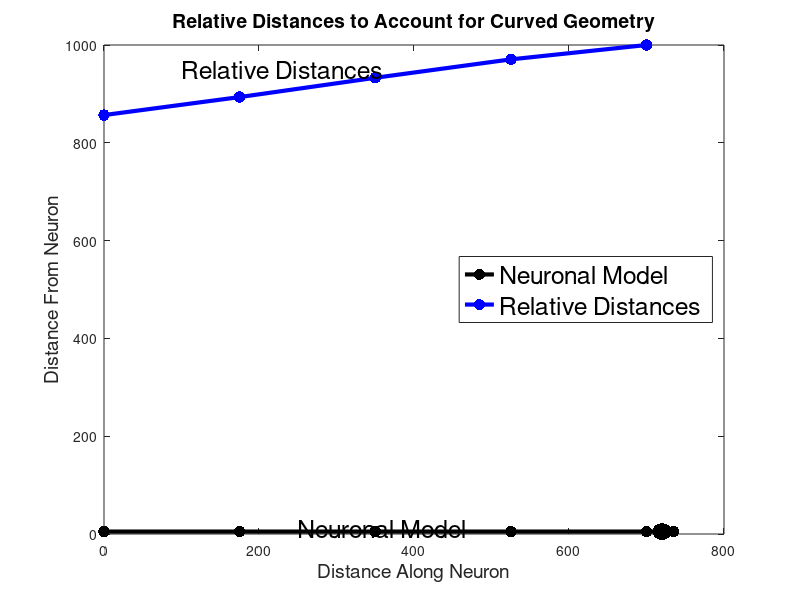
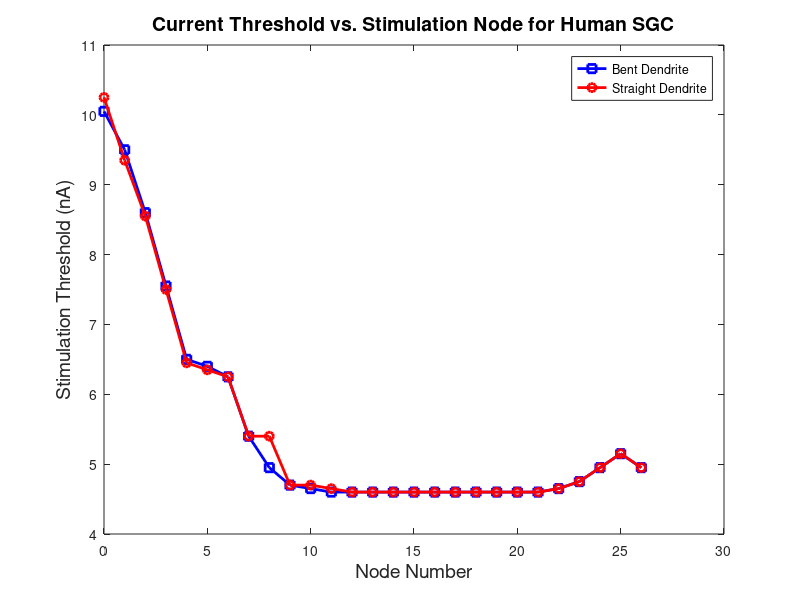
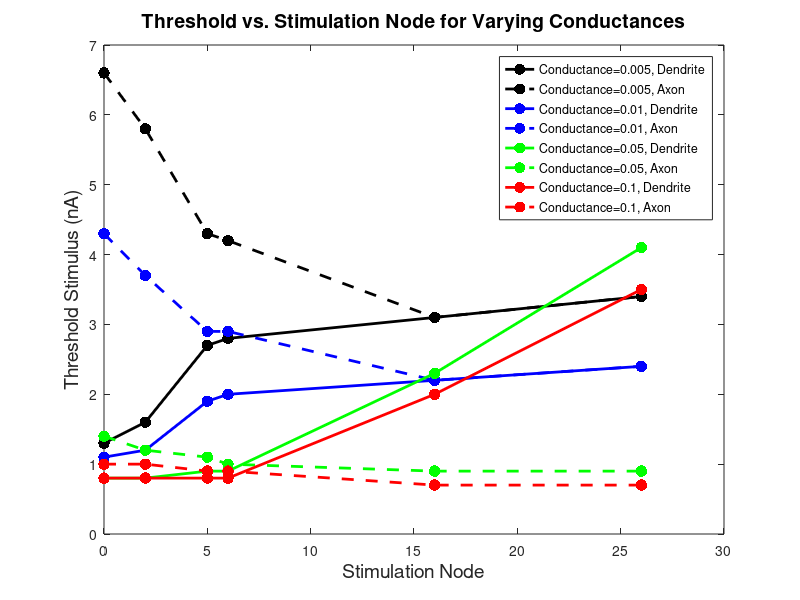
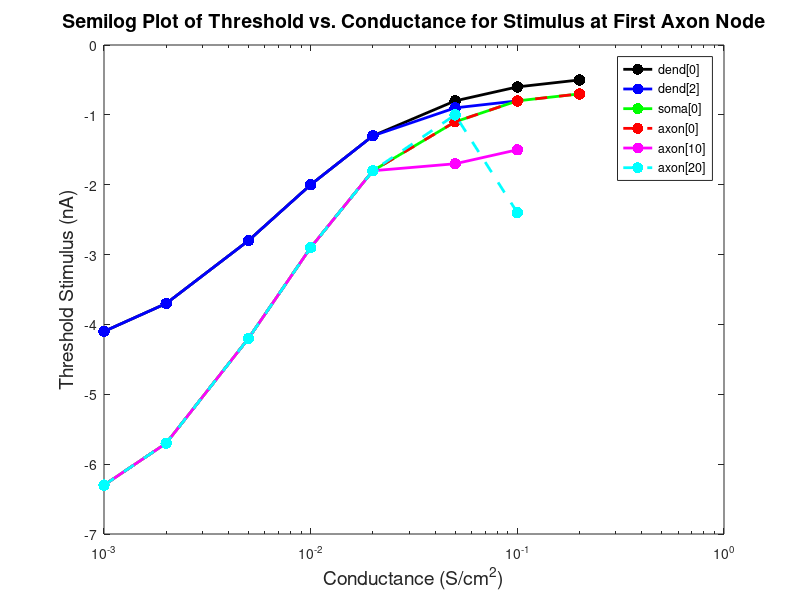

MATLAB code to generate these figures, in order:
%% MATLAB plots for threshold data
% Authors: Lauren Heckelman, Matthew McCann, and Michelle Mueller

%% initialize workspace
clear; clc; clf; close all;
num_nodes = 27;

%% Relative Distances
    % Draw Soma and Dendrite:
    DendriteLength = 175; % [um]
    DendriteDiameter = 1; % [um]
    DendriteNodes = 5;
    SomaDiameter = 10; % [um]
    SomaINL = 50;
    SomaLeftAndRight = abs(SomaINL - SomaDiameter)/2;
    
    Dendrite_xvalues = 0:DendriteLength:(DendriteLength*(DendriteNodes ...
                       - 1));
    Dendrite_yvalues = (SomaDiameter/2).*ones(1, length(Dendrite_xvalues));
    
    SomaCircle_ang = 0:0.01:2*pi+0.01;
    SomaCircle_xp = (SomaDiameter/2)*cos(SomaCircle_ang);
    SomaCircle_yp = (SomaDiameter/2)*sin(SomaCircle_ang);
    
    SomaCircle_xvalues = max(Dendrite_xvalues) + SomaLeftAndRight + ...
                         SomaCircle_xp;
    SomaCircle_yvalues = (SomaDiameter/2) + SomaCircle_yp;
    
    SomaINL_xvaluesLeft = [max(Dendrite_xvalues), min(SomaCircle_xvalues)];
    SomaINL_xvaluesRight = [max(SomaCircle_xvalues), ...
                            max(SomaCircle_xvalues + SomaDiameter)];
    SomaINL_yvaluesLeft = (SomaDiameter/2).*ones(1, ...
                           length(SomaINL_xvaluesLeft));
    SomaINL_yvaluesRight = (SomaDiameter/2).*ones(1, ...
                            length(SomaINL_xvaluesRight));
    
    Model_xvalues = horzcat(Dendrite_xvalues, SomaINL_xvaluesLeft, ...
                    SomaCircle_xvalues, SomaINL_xvaluesRight);
    Model_yvalues = horzcat(Dendrite_yvalues, SomaINL_yvaluesLeft, ...
                    SomaCircle_yvalues, SomaINL_yvaluesRight);
                
    % Draw Distance to Electrode Curve:
    angle = 15;
    DistanceToElectrode = 1000; % [um]
    Distance_xvalues = zeros(1, DendriteNodes);
    Distance_yvalues = zeros(1, DendriteNodes);
    
    for n = 1:DendriteNodes
        if n == 1
            Distance_xvalues(n) = 0;
        else
            Distance_xvalues(n) = Distance_xvalues(n-1) + ...
                (DendriteLength*cosd(angle*(DendriteNodes-n)));
        end
    end
    
    for n = 1:DendriteNodes
        if n == 1
            Distance_yvalues(n) = DendriteLength*(sind(angle*...
                (DendriteNodes-1)) + sind(angle*(DendriteNodes-2)) ...
                + sind(angle*(DendriteNodes-3)) + sind(angle*...
                (DendriteNodes-4)) + sind(angle*(DendriteNodes-5)));
        end
        if n == 2
            Distance_yvalues(n) = DendriteLength*(sind(angle*...
                (DendriteNodes-2)) + sind(angle*(DendriteNodes-3)) ...
                + sind(angle*(DendriteNodes-4)) + sind(angle*...
                (DendriteNodes-5)));
        end
        if n == 3
            Distance_yvalues(n) = DendriteLength*(sind(angle*...
                (DendriteNodes-3)) + sind(angle*(DendriteNodes-4)) ...
                + sind(angle*(DendriteNodes-5)));
        end
        if n == 4
            Distance_yvalues(n) = DendriteLength*(sind(angle*...
                (DendriteNodes-4)) + sind(angle*(DendriteNodes-5)));
        end
        if n == 5
            Distance_yvalues(n) = DendriteLength*(sind(angle*...
                (DendriteNodes-5)));
        end
    end
    
    RelativeDistances_xvalues = Dendrite_xvalues;
    RelativeDistances_yvalues = zeros(1, length(RelativeDistances_xvalues));
    for n = 1:length(RelativeDistances_yvalues)
        RelativeDistances_yvalues(n) = sqrt((Distance_xvalues(n) - ...
            Distance_xvalues(end))^2 + (DistanceToElectrode - ...
            Distance_yvalues(n))^2);
    end
 
    figure(1); clf;
    plot(Model_xvalues, Model_yvalues, 'k.-', 'MarkerSize', 25, ...
         'LineWidth', 3);
    hold on
    plot(RelativeDistances_xvalues, RelativeDistances_yvalues, 'b.-', ...
         'MarkerSize', 25, 'LineWidth', 3);
    hold off
    xlabel('Distance Along Neuron', 'FontSize', 14);
    ylabel('Distance From Neuron', 'FontSize', 14);
    title('Relative Distances to Account for Curved Geometry', ...
          'FontSize', 14);
    text(100,950,'Relative Distances', 'FontSize', 18);
    text(250, 12, 'Neuronal Model', 'FontSize', 18);
    LEGEND = legend('Neuronal Model', 'Relative Distances');
    set(LEGEND, 'FontSize', 18', 'Location', 'East');
    %breakyaxis([20 840]);
    print('Fig1_RelativeDistanceAtCurvedDendrite', '-dpng');
            
%% Unmodified Fiber (with bend)
node = 0:num_nodes-1;
thresh_bend = [-10.05, -9.5, -8.6, -7.55, -6.5, -6.4, -6.25, -5.4, ...
               -4.95, -4.7, -4.65, -4.6, -4.6, -4.6, -4.6, -4.6, -4.6, ...
               -4.6, -4.6, -4.6, -4.6, -4.6, -4.65, -4.75, -4.95, ...
               -5.15, -4.95]; %% nA

%% Unmodified Fiber (without bend)
thresh_no_bend = [-10.25, -9.35, -8.55, -7.5, -6.45, -6.35, -6.25, ...
                  -5.4, -5.4, -4.7, -4.7, -4.65, -4.6, -4.6, -4.6, ...
                  -4.6, -4.6, -4.6, -4.6, -4.6, -4.6, -4.6, -4.65, ...
                  -4.75, -4.95, -5.15, -4.95];
figure(2); clf;
plot(node,abs(thresh_bend),'bs-','LineWidth',2)
hold on
plot(node, abs(thresh_no_bend),'ro-','LineWidth',2)
hold off

title('Current Threshold vs. Stimulation Node for Human SGC','FontSize',14)
xlabel('Node Number','FontSize',14)
ylabel('Stimulation Threshold (nA)','FontSize',14)
legend('Bent Dendrite', 'Straight Dendrite')
print('Fig2_Straight_and_Curved', '-dpng');

%% Degraded Fiber

data=[-1.3	-6.6	-1.1	-4.3	-0.8	-1.4	-0.8	-1      -2.8
      -1.6	-5.8	-1.2	-3.7	-0.8	-1.2	-0.8	-1      -2.6
      -2.7	-4.3	-1.9	-2.9	-0.9	-1.1	-0.8	-0.9	-2.4
      -2.8	-4.2	-2      -2.9	-0.9	-1      -0.8	-0.9	-2.4
      -3.1	-3.1	-2.2	-2.2	-2.3	-0.9	-2      -1.7	-1.4
      -3.4	-3.4	-2.4	-2.4	-4.1	-0.9	-3.5	-3.2	-0.7];

d005=data(:,1);
a005=data(:,2);
d01=data(:,3);
a01=data(:,4);
d05=data(:,5);
a05=data(:,6);
d1=data(:,7);
a1=[-1; -1; -.9; -.9; -.7; -.7];%data(:,8);
%a1b=data(:,9);

n=[0; 2; 5; 6; 16; 26];

figure(3); clf;
plot(n,abs(d005),'k.-', 'LineWidth', 2, 'MarkerSize', 25);
hold on
plot(n,abs(a005),'k.--', 'LineWidth', 2, 'MarkerSize', 25);
plot(n,abs(d01),'b.-','LineWidth', 2, 'MarkerSize', 25);
plot(n,abs(a01),'b.--', 'LineWidth', 2, 'MarkerSize', 25);
plot(n,abs(d05),'g.-', 'LineWidth', 2, 'MarkerSize', 25);
plot(n,abs(a05),'g.--', 'LineWidth', 2, 'MarkerSize', 25);
plot(n,abs(d1),'r.-', 'LineWidth', 2, 'MarkerSize', 25);
plot(n,abs(a1),'r.--', 'LineWidth', 2, 'MarkerSize', 25); 
hold off
xlabel('Stimulation Node','FontSize',14)
ylabel('Threshold Stimulus (nA)','FontSize',14)
title('Threshold vs. Stimulation Node for Varying Conductances',...
      'FontSize',14)
legend('Conductance=0.005, Dendrite', 'Conductance=0.005, Axon', ...
       'Conductance=0.01, Dendrite','Conductance=0.01, Axon',...
       'Conductance=0.05, Dendrite','Conductance=0.05, Axon', ...
       'Conductance=0.1, Dendrite','Conductance=0.1, Axon')
print('Fig3_Conductance', '-dpng');

figure(4); clf;
d=[0.001	0.002	0.005	0.01	0.02	0.05	0.1     0.2
   -4.1     -3.7	-2.8	-2      -1.3	-0.8	-0.6	-0.5
   -4.1     -3.7	-2.8	-2      -1.3	-0.9	-0.8	nan
   -6.3     -5.7	-4.2	-2.9	-1.8	-1.1	-0.8	-0.7
   -6.3     -5.7	-4.2	-2.9	-1.8	-1.1	-0.8	-0.7
   -6.3     -5.7	-4.2	-2.9	-1.8	-1.7	-1.5	nan
   -6.3     -5.7	-4.2	-2.9	-1.8	-1      -2.4	nan];
c=d(1,:);
semilogx(c,d(2,:), 'k.-', 'LineWidth', 2, 'MarkerSize', 25);
hold on
semilogx(c,d(3,:), 'b.-', 'LineWidth', 2, 'MarkerSize', 25);
semilogx(c,d(4,:), 'g.-', 'LineWidth', 2, 'MarkerSize', 25);
semilogx(c,d(5,:), 'r.--', 'LineWidth', 2, 'MarkerSize', 25);
semilogx(c,d(6,:), 'm.-', 'LineWidth', 2, 'MarkerSize', 25);
semilogx(c,d(7,:), 'c.--', 'LineWidth', 2, 'MarkerSize', 25);
hold off
xlabel('Conductance (S/cm^2)','FontSize',14);
ylabel('Threshold Stimulus (nA)','FontSize',14);
title('Semilog Plot of Threshold vs. Conductance for Stimulus at First Axon Node',...
      'FontSize',14)
legend('dend[0]', 'dend[2]', 'soma[0]', 'axon[0]', 'axon[10]', 'axon[20]')
print('Fig4_SemiLog_Conductance', '-dpng');

%% Fiber missing dendrite 
% Conductance = 0.001
no_dend_node = 0:num_nodes-5-1;

soma_no_dend = [-6.4, -6.3, -5.5, -5, -4.8, -4.7, -4.6, -4.6, -4.6, ...
                -4.6, -4.6, -4.6, -4.6, -4.6, -4.6, -4.6, -4.6, -4.7, ...
                -4.8, -5, -5.2, -5];
ax0_no_dend = [-6.4, -6.3, -5.5, -5, -4.8, -4.7, -4.6, -4.6, -4.6, ...
               -4.6, -4.6, -4.6, -4.6, -4.6, -4.6, -4.6, -4.6, -4.7, ...
               -4.8, -5, -5.2, -5];
ax10_no_dend = [-6.4, -6.3, -5.5, -5, -4.8, -4.7, -4.6, -4.6, -4.6, ...
                -4.6, -4.6, -4.6, -4.6, -4.6, -4.6, -4.6, -4.6, -4.7, ...
                -4.8, -5, -5.2, -5];
ax20_no_dend = [-6.4, -6.3, -5.5, -5, -4.8, -4.7, -4.6, -4.6, -4.6, ...
                -4.6, -4.6, -4.6, -4.6, -4.6, -4.6, -4.6, -4.6, -4.7, ...
                -4.8, -5, -5.2, -5];

figure(5); clf;
plot(no_dend_node,abs(soma_no_dend),'bs-','LineWidth',2)
hold on
plot(no_dend_node, abs(ax0_no_dend),'ro-','LineWidth',2)
plot(no_dend_node, abs(ax10_no_dend),'g+-','LineWidth',2)
plot(no_dend_node, abs(ax20_no_dend),'k*-','LineWidth',2)
hold off

title('Current Threshold vs. Stimulation Node for SGC without Dendrite',...
      'FontSize',14)
xlabel('Node Number','FontSize',14)
ylabel('Stimulation Threshold (nA)','FontSize',14)
legend('Soma', 'Axon[0]', 'Axon[10]', 'Axon[20]')
print('Fig5_NoDend', '-dpng');

% Variable Conductance:
nodend_nodes = [0 1 6 11 16 21];

% Conductance = 0.005
    soma_nodend_0_005 = [-4.3   -4.3    -3.1    -3.1    -3.1    -3.3];
    ax0_nodend_0_005  = [-4.3   -4.3    -3.1    -3.1    -3.1    -3.3];
    ax10_nodend_0_005 = [-4.3   -4.3    -3.1    -3.1    -3.1    -3.3];
    ax20_nodend_0_005 = [-4.3   -4.3    -3.1    -3.1    -3.1    -3.3];

% Conductance = 0.01
    soma_nodend_0_01 = [-2.9    -2.9    -2.2    -2.2    -2.2    -2.3];
    ax0_nodend_0_01  = [-2.9    -2.9    -2.2    -2.2    -2.2    -2.3];
    ax10_nodend_0_01 = [-2.9    -2.9    -2.2    -2.2    -2.2    -2.3];
    ax20_nodend_0_01 = [-2.9    -2.9    -2.2    -2.2    -2.2    -2.3];

% Conductance = 0.05
    soma_nodend_0_05 = [-1.1    -1   -0.9    -0.9    -0.9    -0.9];
    ax0_nodend_0_05  = [-1.1    -1   -0.9    -0.9    -0.9    -0.9];
    ax10_nodend_0_05 = [-1.7    -1.7 -1.1    -0.9    -1.1    -1.7];
    ax20_nodend_0_05 = [-1.1    -1   -0.9    -0.9    -0.9    -0.9];

% Conductance = 0.1
    soma_nodend_0_1 = [-1   -0.9    -1.1    -1.7    -2.4    -3.1];
    ax0_nodend_0_1  = [-1   -0.9    -1.1    -1.7    -2.4    -3.1];
    ax10_nodend_0_1 = [-1.5 -1.5    -1      -1      -1      -1.5];
    ax20_nodend_0_1 = [-2.4 -2.4    -1.8    -1.2    -0.8    -0.7];
    
figure(5); clf;
plot(nodend_nodes, abs(soma_nodend_0_005),'k.-','LineWidth',2, 'MarkerSize', 25)
hold on
plot(nodend_nodes, abs(ax0_nodend_0_005),'k.--','LineWidth',2, 'MarkerSize', 25)
plot(nodend_nodes, abs(ax10_nodend_0_005),'k.-.','LineWidth',2, 'MarkerSize', 25)
plot(nodend_nodes, abs(ax20_nodend_0_005),'k.:','LineWidth',2, 'MarkerSize', 25)

plot(nodend_nodes, abs(soma_nodend_0_01),'b.-','LineWidth',2, 'MarkerSize', 25)
plot(nodend_nodes, abs(ax0_nodend_0_01),'b.--','LineWidth',2, 'MarkerSize', 25)
plot(nodend_nodes, abs(ax10_nodend_0_01),'b.-.','LineWidth',2, 'MarkerSize', 25)
plot(nodend_nodes, abs(ax20_nodend_0_01),'b.:','LineWidth',2, 'MarkerSize', 25)

plot(nodend_nodes, abs(soma_nodend_0_05),'r.-','LineWidth',2, 'MarkerSize', 25)
plot(nodend_nodes, abs(ax0_nodend_0_05),'r.--','LineWidth',2, 'MarkerSize', 25)
plot(nodend_nodes, abs(ax10_nodend_0_05),'r.-.','LineWidth',2, 'MarkerSize', 25)
plot(nodend_nodes, abs(ax20_nodend_0_05),'r.:','LineWidth',2, 'MarkerSize', 25)

plot(nodend_nodes, abs(soma_nodend_0_1),'g.-','LineWidth',2, 'MarkerSize', 25)
plot(nodend_nodes, abs(ax0_nodend_0_1),'g.--','LineWidth',2, 'MarkerSize', 25)
plot(nodend_nodes, abs(ax10_nodend_0_1),'g.-.','LineWidth',2, 'MarkerSize', 25)
plot(nodend_nodes, abs(ax20_nodend_0_1),'g.:','LineWidth',2, 'MarkerSize', 25)
hold off

title({'Current Threshold vs. Stimulation Node for SGC without Dendrite';'with Varying Conductances'},...
      'FontSize',14);
xlabel('Node Number','FontSize',14)
ylabel('Stimulation Threshold (nA)','FontSize',14)
legend('g = 0.005, Soma', 'g = 0.005, Axon[0]', 'g = 0.005, Axon[10]', ...
       'g = 0.005, Axon[20]', 'g = 0.01, Soma', 'g = 0.01, Axon[0]', ...
       'g = 0.01, Axon[10]', 'g = 0.01, Axon[20]', 'g = 0.05, Soma', ...
       'g = 0.05, Axon[0]', 'g = 0.05, Axon[10]', 'g = 0.05, Axon[20]', ...
       'g = 0.1, Soma', 'g = 0.1, Axon[0]', 'g = 0.1, Axon[10]', ...
       'g = 0.1, Axon[20]')
print('Fig6_NoDend_VaryingConductances', '-dpng');
